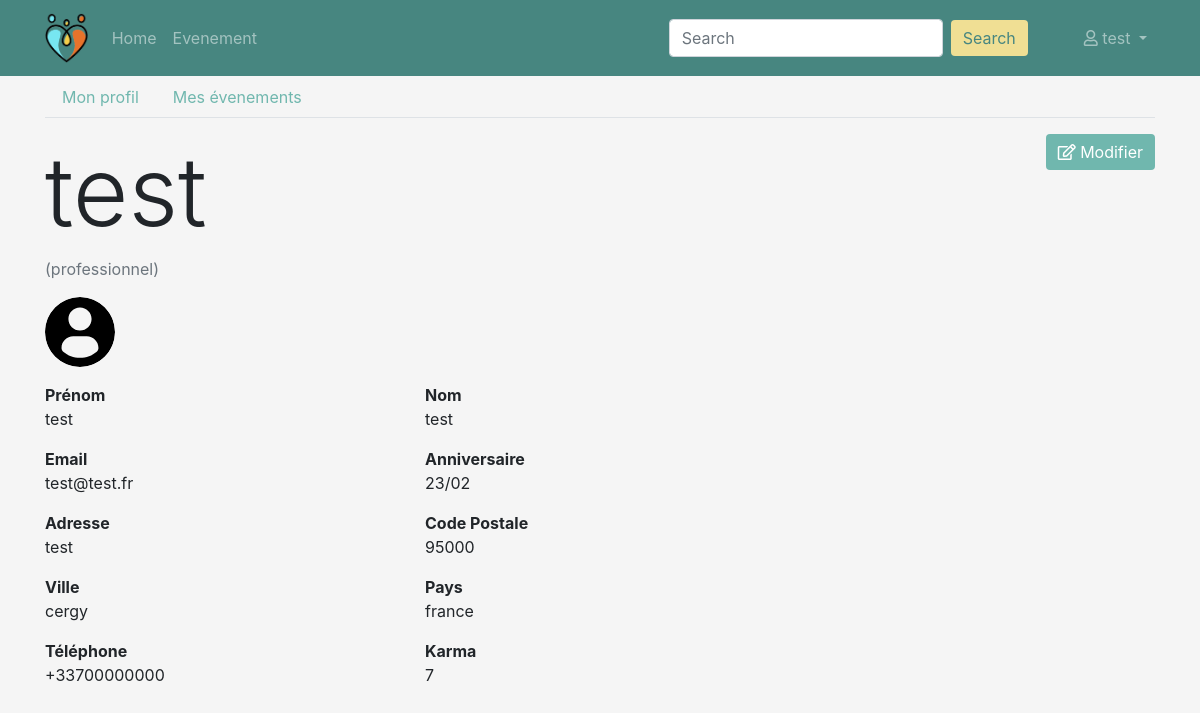
Page /profil (signed in) on the earlier database version.
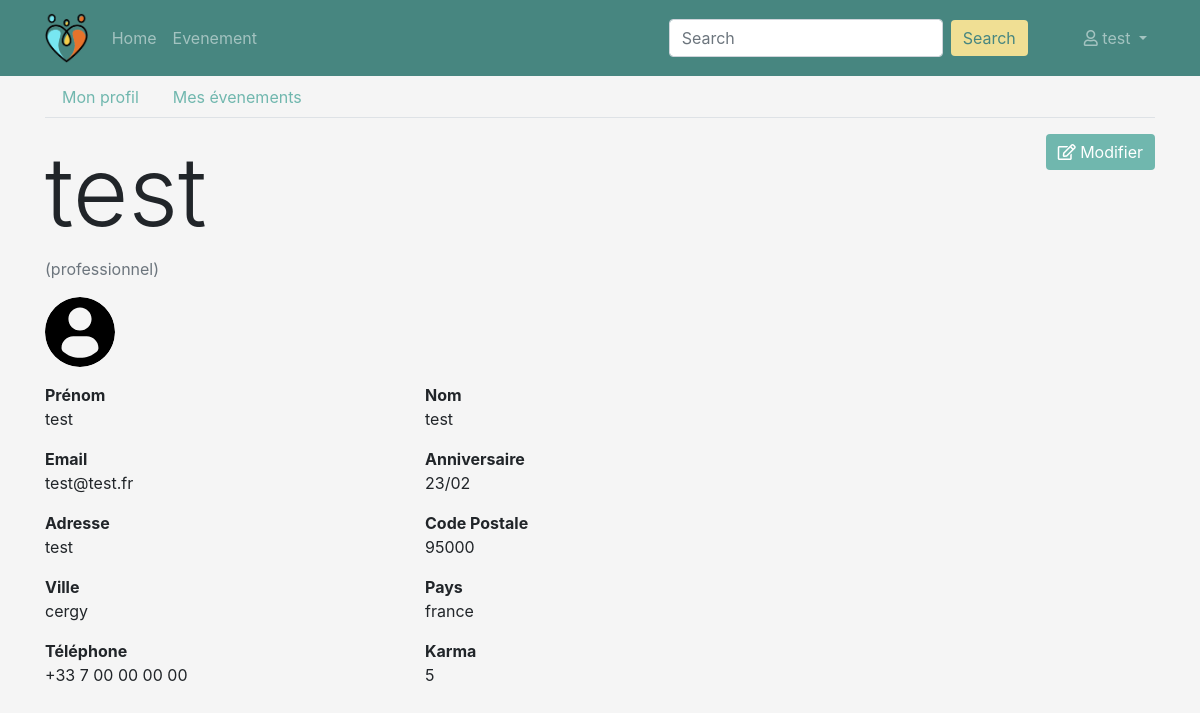
Same page on the later database version.
### persons/models.py (models this page shows, shortened)
class Person(models.Model):
    TYPE_PARTICULIER = 'particulier'
    TYPE_PROFESSIONNEL = 'professionnel'
    TYPE_CHOICES = (
        (TYPE_PARTICULIER, 'particulier'),
        (TYPE_PROFESSIONNEL, 'professionnel')
    )
    user = models.ForeignKey('users.User', on_delete=models.CASCADE)
    first_name = models.CharField('prenom', max_length=100)
    last_name = models.CharField('nom', max_length=100)
    birth_date = models.DateField('date naissance')
    address = models.CharField('adresse', max_length=250)
    zip_code = models.IntegerField('code postal')
    city = models.CharField('ville', max_length=50)
    country = models.CharField('pays', max_length=100)
    phone_number = PhoneNumberField('telephone')
    pseudo = models.CharField('pseudo', max_length=50)
    person_type = models.CharField('type', choices=TYPE_CHOICES, max_length=15)
    created_at = models.DateTimeField('crée à', auto_now=True)
    note = models.IntegerField('karma', null=True, blank=True)
    imageProfil = models.FileField('image', null=True, default='utilisateur-de-profil.svg')
    is_visible = models.BooleanField('est visible', default=False)

### users/models.py (models this page shows, shortened)
class User(AbstractBaseUser, PermissionsMixin):
    email = models.EmailField('email', max_length=254, unique=True)
    is_staff = models.BooleanField('statut staff', default=False)
    is_superuser = models.BooleanField('statut superutilisateur', default=False)
    is_active = models.BooleanField('actif', default=True)
    last_login = models.DateTimeField('dernière connexion', null=True, blank=True)
    date_joined = models.DateTimeField('date d\'inscription', auto_now_add=True)
    USERNAME_FIELD = 'email'
    EMAIL_FIELD = 'email'
    REQUIRED_FIELDS = []
    objects = UserManager()
    class Meta:
        ordering = ['email', ]
        verbose_name = 'utilisateur'
        verbose_name_plural = 'utilisateurs'

### events/views/persons.py (the view)
# urls.py: path('profil', DetailProfilView.as_view(), name='profil'),
class DetailProfilView(PersonView):
    def get(self, request):
        user = request.user
        person = Person.objects.get(user=user)
        form = ProfilForm(instance=person)
        context = {
            'person': person,
            'form': form,
            'navigation_items': navigation.navigation_items(navigation.NAV_PROFIL),
        }
        return render(request, 'persons/profil/profil_detail.html', context)

### events/forms.py (shortened to what this page needs)
class ProfilForm(forms.ModelForm):
    email = forms.EmailField(label='Email', max_length=254)
    class Meta:
        model = Person
        exclude = ['user', 'created_at', 'karma', 'person_type', 'birth_date', 'pseudo', ]
        widgets = {
            'email': forms.EmailInput(attrs={'placeholder': 'Email'}),
            'phone_number': forms.TextInput(attrs={'placeholder': '0612344321'}),
        }
    def __init__(self, instance=None, *args, **kwargs):
        super().__init__(instance=instance, *args, **kwargs)
        if instance:
            self.fields['email'].initial = instance.user.email

### events/navigation.py (called while the page is built)
def navigation_items(selected_item=None):
    items = []
    for name, shortcut in NAV_ITEMS:
        items.append({
            'name': name,
            'url': reverse(shortcut),
            'active': True if selected_item == name else False,
        })
    return items

### events/templates/persons/profil/profil_detail.html (shortened to what this page needs)
{% extends 'persons/base_navbar.html' %}
{% load static %}
{% block content %}
    <ul class="profil-tab nav nav-tabs">
        <li class="nav-item">
            <a class="nav-link" href="{% url 'profil' %}">Mon profil</a>
        </li>
        <li class="nav-item">
            <a class="nav-link" href="{% url 'profil-events' %}">Mes évenements</a>
        </li>
    </ul>
    <div class="row my-3">
        <div class="col-md-8">
            <div>
                <h2 class="display-1">{{ person.pseudo }}</h2>
                <p class="text-muted"> ({{ person.person_type }})</p>
            </div>
            <img class="rounded-circle mr-5" height="70" width="70" src="{{ person.imageProfil.url }}">
        </div>
        <div class="col-md-4 text-right">
            <a href="{% url 'profil-edit' %}" class="btn btn-primary"><i class="far fa-edit"></i> Modifier</a>
        </div>
    </div>
    <div class="row">
        <div class="col-md-4">
            <p>
                <b>Prénom</b>
                <br>
                {{ person.first_name }}
            </p>
        </div>
        <div class="col-md-4">
            <p>
                <b>Nom</b>
                <br>
                {{ person.last_name }}
            </p>
        </div>
    </div>
    <div class="row">
        <div class="col-md-4">
            <p>
                <b>Email</b>
                <br>
                {{ person.user.email }}
            </p>
        </div>
        <div class="col-md-4">
            <p>
                <b>Anniversaire</b>
                <br>
                {{ person.birth_date|date:'j/m' }}
            </p>
        </div>
    </div>
    <div class="row">
        <div class="col-md-4">
            <p>
                <b>Adresse</b>
                <br>
                {{ person.address }}
            </p>
        </div>
        <div class="col-md-4">
            <p>
                <b>Code Postale</b>
                <br>
                {{ person.zip_code }}
            </p>
        </div>
    </div>
    <div class="row">
        <div class="col-md-4">
            <p>
                <b>Ville</b>
                <br>
                {{ person.city }}
            </p>
        </div>
        <div class="col-md-4">
            <p>
                <b>Pays</b>
                <br>
                {{ person.country }}
            </p>
        </div>
    </div>
    <div class="row">
        <div class="col-md-4">
            <p>
                <b>Téléphone</b>
                <br>
                {{ person.phone_number }}
            </p>
        </div>
        <div class="col-md-4">
            <p>
                <b>Karma</b>
                <br>
                {% if person.note is not None %}
                    {{ person.note }}
                {% else %}
                    <span>Vous n'avez pas de note pour le moment :(</span>
                {% endif %}
            </p>
        </div>
    </div>
{% endblock content %}

### events/templates/persons/base_navbar.html (shortened to what this page needs)
{% extends 'persons/base.html' %}
{% load static %}
{% block header %}
    <nav class="back-nav navbar navbar-expand-lg navbar-dark bg-dark">
        <div class="container d-flex justify-content-between">
            <a class="navbar-brand" href="{% url 'home' %}"><img src="{% static 'assets/logo1.png' %}" height="50"></a>
            <div class="collapse navbar-collapse" id="navbarSupportedContent">
                <ul class="navbar-nav">
                    {% for item in navigation_items %}
                        <li class="nav-item {% if item.active %}active{% endif %}">
                            <a class="nav-link" href="{{ item.url }}">{{ item.name }}</a>
                        </li>
                    {% endfor %}
                </ul>
                <form action="{% url 'events' %}" class="form-inline my-2 my-lg-0 ml-auto mr-5" method="get">
                    <input name="q" class="form-control mr-sm-2" type="search" placeholder="Search"
                           aria-label="Search">
                    <button class="search btn btn-outline-success my-2 my-sm-0" type="submit">Search</button>
                </form>
                <ul class="navbar-nav mr-0">
                    <li class="nav-item dropdown">
                        <a class="nav-link dropdown-toggle" href="#" id="navbarDropdownMenuLink" role="button" data-toggle="dropdown" aria-haspopup="true" aria-expanded="false">
                        <i class="far fa-user"></i> {{ person.pseudo }}
                    </a>
                    </li>
                </ul>
            </div>
        </div>
    </nav>
{% endblock %}

Differences in the rows shown:
changed Person "test": phone_number "+33700000000" → "+33 7 00 00 00 00"; note "7" → "5"
